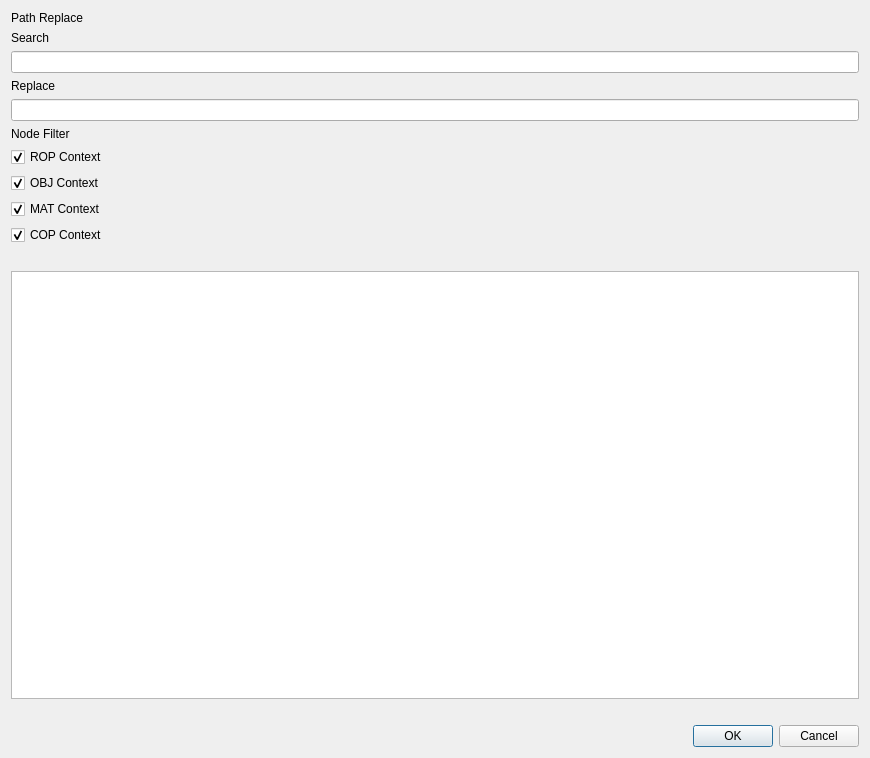
<?xml version="1.0" encoding="UTF-8"?>
<ui version="4.0">
 <class>StringReplacer</class>
 <widget class="QWidget" name="StringReplacer">
  <property name="geometry">
   <rect>
    <x>0</x>
    <y>0</y>
    <width>870</width>
    <height>758</height>
   </rect>
  </property>
  <property name="sizePolicy">
   <sizepolicy hsizetype="Preferred" vsizetype="Preferred">
    <horstretch>0</horstretch>
    <verstretch>0</verstretch>
   </sizepolicy>
  </property>
  <property name="mouseTracking">
   <bool>true</bool>
  </property>
  <property name="windowTitle">
   <string>RS Material Builder</string>
  </property>
  <layout class="QGridLayout" name="gridLayout">
   <item row="0" column="0">
    <layout class="QVBoxLayout" name="verticalLayout">
     <property name="sizeConstraint">
      <enum>QLayout::SetDefaultConstraint</enum>
     </property>
     <item>
      <widget class="QLabel" name="label_2">
       <property name="text">
        <string>Path Replace</string>
       </property>
      </widget>
     </item>
     <item>
      <widget class="QLabel" name="lbl_searchLabel">
       <property name="text">
        <string>Search</string>
       </property>
      </widget>
     </item>
     <item>
      <widget class="QLineEdit" name="tbx_searchBox">
       <property name="text">
        <string/>
       </property>
      </widget>
     </item>
     <item>
      <widget class="QLabel" name="lbl_replaceLabel">
       <property name="text">
        <string>Replace</string>
       </property>
      </widget>
     </item>
     <item>
      <widget class="QLineEdit" name="tbx_replaceBox"/>
     </item>
     <item>
      <widget class="QLabel" name="label">
       <property name="text">
        <string>Node Filter</string>
       </property>
      </widget>
     </item>
     <item>
      <widget class="QCheckBox" name="cbx_rop">
       <property name="text">
        <string>ROP Context</string>
       </property>
       <property name="checked">
        <bool>true</bool>
       </property>
      </widget>
     </item>
     <item>
      <widget class="QCheckBox" name="cbx_obj">
       <property name="text">
        <string>OBJ Context</string>
       </property>
       <property name="checked">
        <bool>true</bool>
       </property>
      </widget>
     </item>
     <item>
      <widget class="QCheckBox" name="cbx_mat">
       <property name="text">
        <string>MAT Context</string>
       </property>
       <property name="checked">
        <bool>true</bool>
       </property>
      </widget>
     </item>
     <item>
      <widget class="QCheckBox" name="cbx_cop">
       <property name="text">
        <string>COP Context</string>
       </property>
       <property name="checked">
        <bool>true</bool>
       </property>
      </widget>
     </item>
     <item>
      <spacer name="spc_horizontalSpacer_3">
       <property name="orientation">
        <enum>Qt::Horizontal</enum>
       </property>
       <property name="sizeHint" stdset="0">
        <size>
         <width>40</width>
         <height>20</height>
        </size>
       </property>
      </spacer>
     </item>
     <item>
      <widget class="QTableWidget" name="tableWidget"/>
     </item>
     <item>
      <spacer name="spc_horizontalSpacer_2">
       <property name="orientation">
        <enum>Qt::Horizontal</enum>
       </property>
       <property name="sizeHint" stdset="0">
        <size>
         <width>40</width>
         <height>20</height>
        </size>
       </property>
      </spacer>
     </item>
     <item>
      <widget class="QDialogButtonBox" name="bb_buttonBox">
       <property name="layoutDirection">
        <enum>Qt::LeftToRight</enum>
       </property>
       <property name="standardButtons">
        <set>QDialogButtonBox::Cancel|QDialogButtonBox::Ok</set>
       </property>
      </widget>
     </item>
    </layout>
   </item>
  </layout>
 </widget>
 <resources/>
 <connections/>
</ui>
